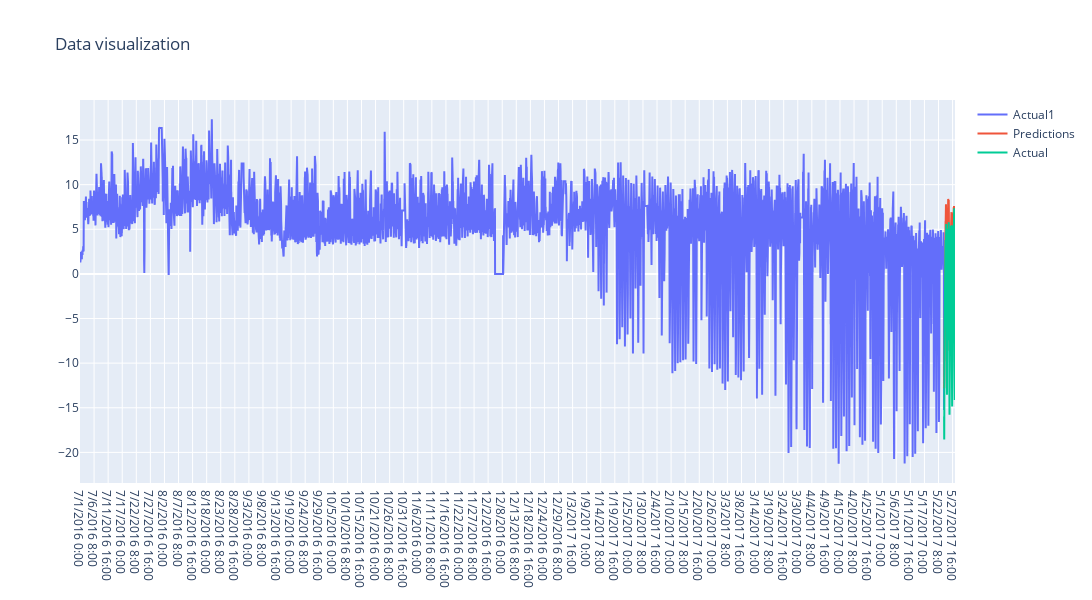

The notebook cell saved with this chart:
### Code cell
#using plotly for analysis
import plotly as plt
import plotly.express as px
import plotly.graph_objects as go
import plotly.subplots as splt

fig = splt.make_subplots(rows=1, cols=1, shared_xaxes=True, vertical_spacing=0.02)
fig.add_trace(go.Scatter(x=df.date, y=inputdf['MUFL'], name="Actual1",connectgaps=True), row=1, col=1)
fig.add_trace(go.Scatter(x=newdf.date, y=newdf.forecast, name="Predictions" , connectgaps=True), row=1, col=1)
fig.add_trace(go.Scatter(x=newdf.date, y=newdf['MUFL'], name="Actual",connectgaps=True), row=1, col=1)



#fig.add_trace(go.Scatter(x=X_test.index, y=X_test["label"], name="label",connectgaps=True), row=2, col=1)

fig.update_layout(height=600, width=1200, title_text="Data visualization")
fig.show()
